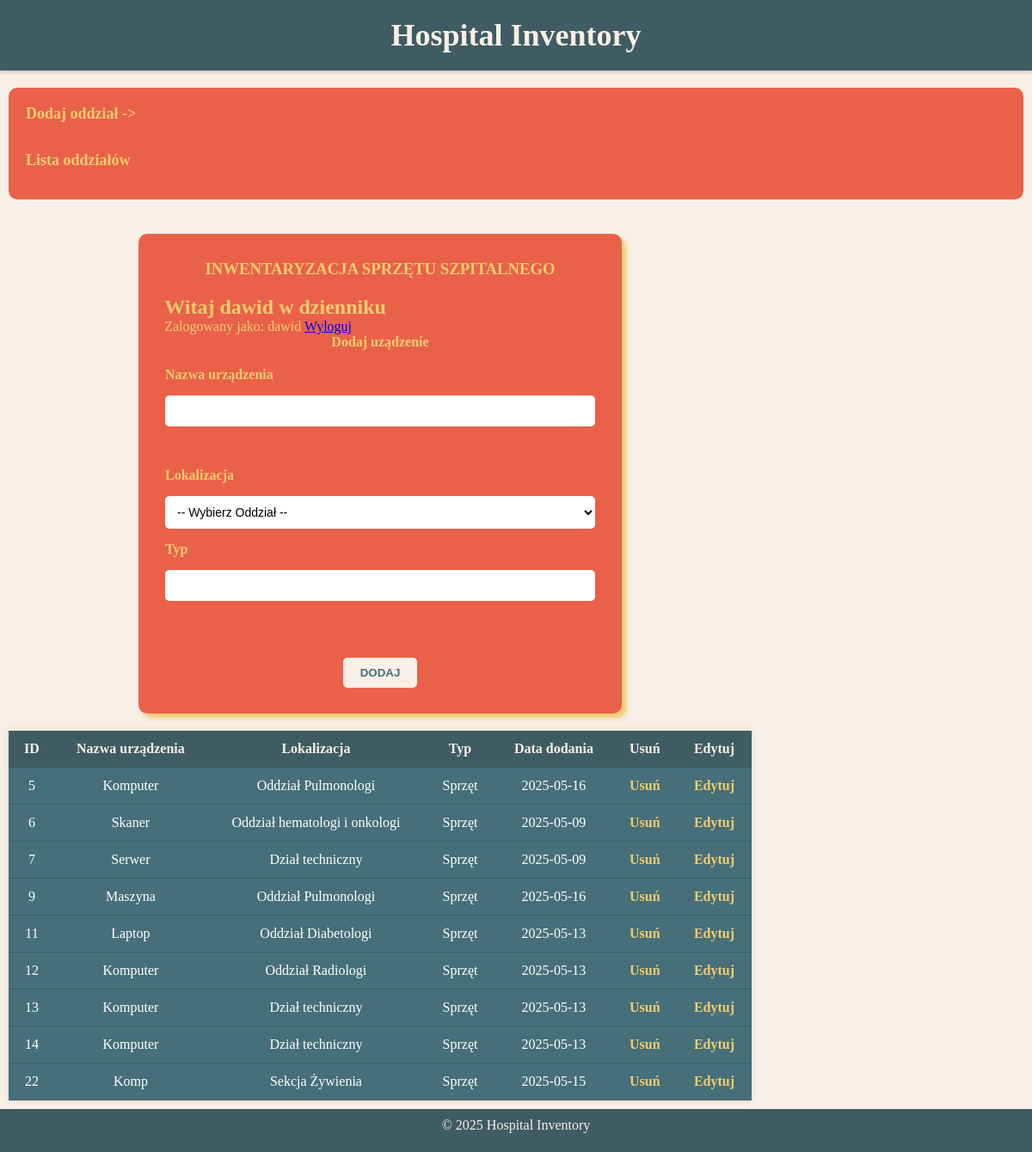
The page /logowanie/panel.php (signed in) on the database its author committed.
### tables this page shows
CREATE TABLE `urzadzenia` (
  `id_u` int(11) NOT NULL,
  `nazwa_urzadzenia` varchar(255) NOT NULL,
  `lokalizacja` varchar(255) NOT NULL,
  `typ` varchar(255) NOT NULL,
  `czas` date NOT NULL
);

### logowanie/panel.php (the view, shortened to what this page needs)
<!DOCTYPE html>
<html lang="en">
<head>
    <link rel="stylesheet" href="css/style.css">
</head>
<body>
    <header>
        <h2>Hospital Inventory</h2>
    </header>
    <section id="lewy">
        <a href="Oddzialy/oddzial.php"><p>Dodaj oddział -></p></a><br>
        <p>Lista oddziałów</p>
    </section>
    <main>
        <section id="addform">
            <h3>INWENTARYZACJA SPRZĘTU SZPITALNEGO</h3>
            <h1>Witaj <?php echo $_SESSION['user']; ?> w dzienniku</h1>
            <section id="user-bar">
                Zalogowany jako: <?php echo $_SESSION['user']; ?>
                <a href="logaut.php">Wyloguj</a>
            </section>
            <h4>Dodaj uządzenie</h4>
            <form action="views/add_equipment.php" method="GET">
                <label for="nazwa">Nazwa urządzenia</label>
                <input type="text" name="nazwa_urz"> <br>
                <label for="lokalizacja">Lokalizacja</label>
                <select name="location" id="selektor">
                    <option value="">-- Wybierz Oddział --</option>
                </select>
                <label for="typ">Typ</label>
                <input type="text" name="type"> <br><br>
                <input type="submit" value="DODAJ">
            </form>
        </section>
        <section id="tabela">
            <?php
            $host = "localhost";
            $user = "root";
            $pw = "";
            $db = "hospital";
            try{
                $conn = mysqli_connect($host,$user,$pw,$db);
                $sql = "SELECT * FROM urzadzenia";
                $wynik = mysqli_query($conn,$sql);
                $rekordy = mysqli_num_rows($wynik);
                if($rekordy > 0){
                    $rekord = mysqli_fetch_assoc($wynik);
                    echo "<table >";
                    echo "<th>ID</th>";
                    echo "<th>Nazwa urządzenia</th>";
                    echo "<th>Lokalizacja</th>";
                    echo "<th>Typ</th>";
                    echo "<th>Data dodania</th>";
                    echo "<th>Usuń</th>";
                    echo "<th>Edytuj</th>";
                    while($rekord != 0){
                        echo "<tr>";
                        echo "<td>".$rekord["id_u"]."</td>";
                        echo "<td>".$rekord["nazwa_urzadzenia"]."</td>";
                        echo "<td>".$rekord["lokalizacja"]."</td>";
                        echo "<td>".$rekord["typ"]."</td>";
                        echo "<td>".$rekord["czas"]."</td>";
                        echo "<td>" . "<a href=views/delete_equipment.php?usun=" .$rekord['id_u']. ">Usuń</a>" . "</td>";
                        echo "<td>" . "<a href=views/edit_form.php?edit=" .$rekord['id_u']. ">Edytuj</a>" . "</td>";
                        echo "</tr>";
                        $rekord = mysqli_fetch_assoc($wynik);
                    }
                    echo "</table>";
                }else{
                    echo "ni ma";
                }
            }catch (exception$e){
                echo "Błąd mysqli";
            }
            ?>
        </section>
    </main>
    <footer>
        &copy 2025 Hospital Inventory
    </footer>
</body>
</html>

### css/style.css (style rules this page uses)
* { box-sizing: border-box; margin: 0; padding: 0; font-family: 'Times New Roman',; }
body { font-family: Verdana; background-color: #f8efe6; }
header { width: 100%; text-align: center; padding: 20px; background-color: #3f5c63; color: #f8efe6; font-size: 24px; font-weight: bold; margin-bottom: 20px; box-shadow: 0 2px 4px rgba(0,0,0,0.2); }
#lewy { background-color: #ea614a; border-radius: 10px; color: #f8efe6; padding: 20px; margin: 10px; }
#lewy p { font-weight: bold; font-size: 18px; margin-bottom: 15px; text-align: none; color: #efcc6e; }
#lewy a { color: #efcc6e; text-decoration: none; font-weight: bold; }
main { width: 72%; margin: 10px; float: left; }
footer { width: 100%; text-align: center; height: 50px; background-color: #3f5c63; color: #f8efe6; padding: 10px; clear: both; margin-top: 20px; }
table { width: 100%; background-color: #466f79; border-collapse: collapse; float: center; margin-top: 20px; box-shadow: 0 0 8px rgba(0,0,0,0.1); }
th, td { padding: 12px 15px; text-align: center; border-bottom: 1px solid #3f5c63; }
th { background-color: #3f5c63; color: #f8efe6; }
td { background-color: #466f79; color: white; }
td a { color: #efcc6e; text-decoration: none; font-weight: bold; }
#addform { background-color: #ea614a; padding: 30px; border-radius: 10px; color: #efcc6e; margin: 20px auto; width: 65%; box-shadow: 5px 5px 5px #efcc6e; }
#addform h3, #addform h4, #editform h3, #editform h4 { text-align: center; margin-bottom: 20px; }
#addform form, #editform form { display: flex; flex-direction: column; align-items: flex-start; gap: 15px; max-width: 500px; margin: 0 auto; }
#addform label, #editform label { font-weight: bold; }
#addform input[type="text"], #editform input[type="text"] { width: 100%; padding: 10px; font-size: 14px; border-radius: 5px; border: none; color: black; }
#addform input[type="submit"], #editform input[type="submit"] { align-self: center; padding: 10px 20px; background-color: #f8efe6; color: #466f79; border-radius: 5px; border: none; cursor: pointer; font-weight: bold; transition: background-color 0.3s; }
#selektor { width: 100%; padding: 10px; font-size: 14px; border-radius: 5px; border: none; color: black; background-color: #ffffff; }

### rows shown on the page
urzadzenia: id_u "5", nazwa_urzadzenia "Komputer", lokalizacja "Oddział Pulmonologi", typ "Sprzęt", czas "2025-05-16"
urzadzenia: id_u "6", nazwa_urzadzenia "Skaner", lokalizacja "Oddział hematologi i onkologi", typ "Sprzęt", czas "2025-05-09"
urzadzenia: id_u "7", nazwa_urzadzenia "Serwer", lokalizacja "Dział techniczny", typ "Sprzęt", czas "2025-05-09"
urzadzenia: id_u "9", nazwa_urzadzenia "Maszyna", lokalizacja "Oddział Pulmonologi", typ "Sprzęt", czas "2025-05-16"
urzadzenia: id_u "11", nazwa_urzadzenia "Laptop", lokalizacja "Oddział Diabetologi", typ "Sprzęt", czas "2025-05-13"
urzadzenia: id_u "12", nazwa_urzadzenia "Komputer", lokalizacja "Oddział Radiologi", typ "Sprzęt", czas "2025-05-13"
urzadzenia: id_u "13", nazwa_urzadzenia "Komputer", lokalizacja "Dział techniczny", typ "Sprzęt", czas "2025-05-13"
urzadzenia: id_u "14", nazwa_urzadzenia "Komputer", lokalizacja "Dział techniczny", typ "Sprzęt", czas "2025-05-13"
urzadzenia: id_u "22", nazwa_urzadzenia "Komp", lokalizacja "Sekcja Żywienia", typ "Sprzęt", czas "2025-05-15"

### other values the page prints
$_SESSION['user'] "dawid"
